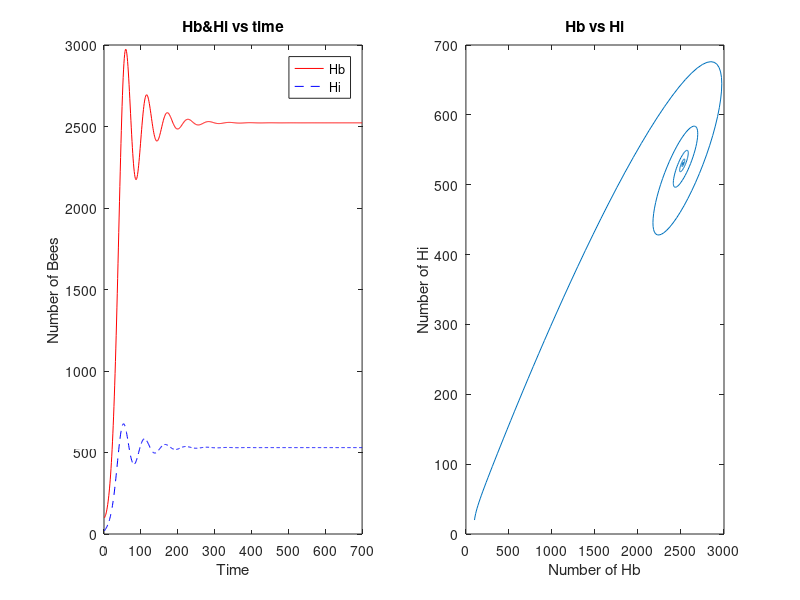

This figure's MATLAB source:
clc;                                               % Clears the screen
clear all;

t=1; t_end=700;%How long the day is

L=1500;
w=10000;
Alpha=0.25;
Sigma=0.75;
m=0.24;% I got those data from the research

Hb = zeros(t_end,1);
Hi = zeros(t_end,1);

Hb(1) = 100;% How many Hb and Hi in the day 1
Hi(1) = 20;
x=[Hb;Hi];
                                        
f1=@(x,y) L.*(x)/(w+x)-Alpha.*x+Sigma.*x.*(y./(x+y));
f2=@(x,y) Alpha.*x-Sigma.*x.*(y./(x-y))-m.*y;  
F_xy = @(x,y)[f1(x,y);f2(x,y)];                    


for i=1:(t_end-1)                           % calculation loop
    k_1 = F_xy(Hb(i),Hi(i)); 
    
    k_2 = F_xy(Hb(i)+0.5*t,Hi(i)+0.5*t*k_1);
    k_3 = F_xy((Hb(i)+0.5*t),(Hi(i)+0.5*t*k_2));
    k_4 = F_xy((Hb(i)+t),(Hi(i)+k_3*t));
    
    Hb(i+1) = Hb(i) + (1/6)*(k_1(1)+2*k_2(1)+2*k_3(1)+k_4(1))*t;
    Hi(i+1) = Hi(i) + (1/6)*(k_1(2)+2*k_2(2)+2*k_3(2)+k_4(2))*t;  
end
 
time=1:1:t_end;%figures are in here
figure(1);%Hb and Hi vs time
subplot(1,2,1);
plot(time,Hb,'r-');
hold on;
plot(time,Hi,'b--');
title('Hb&Hi vs time');
xlabel('Time');
ylabel('Number of Bees');
legend('Hb','Hi');
subplot(1,2,2);
plot(Hb,Hi);
title('Hb vs Hi');
xlabel('Number of Hb');
ylabel('Number of Hi');


fprintf('point is %8.4e %8.4e, and the different is %8.4e and the rate is %8.4e\n',Hb(t_end),Hi(t_end),Hb(t_end)-Hi(t_end),Hb(t_end)/Hi(t_end) );

